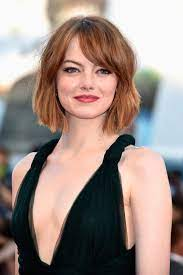
#> input picture 1st/Assignment1 SS/Hybrid/download (1).jpeg, 183 x 275 px, found by its file name
$ jupyter execute --allow-errors A1Test.ipynb
#> lines starting #> are read from the running program, lines starting #| are printed output that depends on the picture
[cell 1]
import cv2
import numpy as np
import matplotlib.pyplot as plt

[cell 2]
# Load your images here
img1 = cv2.imread("/Users/akashpaijwar/Documents/Winter Project/CV101/1st/Assignment1 SS/Hybrid/download (1).jpeg", cv2.IMREAD_GRAYSCALE)
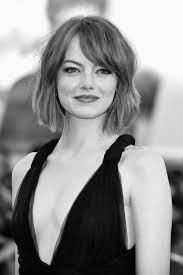
#> img1: shape (275, 183); min 0, max 255, mean 143.1
img2 = cv2.imread("/Users/akashpaijwar/Documents/Winter Project/CV101/1st/Assignment1 SS/Hybrid/download.jpeg", cv2.IMREAD_GRAYSCALE)
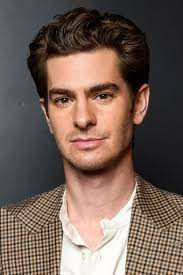
#> input picture 1st/Assignment1 SS/Hybrid/download.jpeg, 183 x 275 px, found by its file name
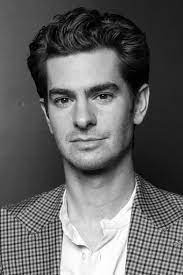
#> img2: shape (275, 183); min 0, max 255, mean 99.8

[cell 3]
# Resize images to [256, 256]
img1 = cv2.resize(img1, (256, 256))
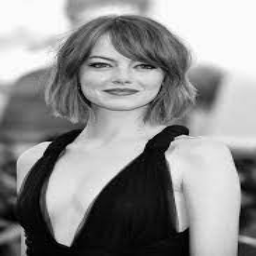
#> img1: shape (256, 256); min 0, max 255, mean 143
img2 = cv2.resize(img2, (256, 256))
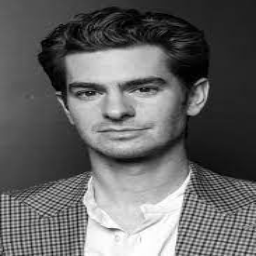
#> img2: shape (256, 256); min 0, max 255, mean 99.7

[cell 4]
# Fourier Transform
f1 = np.fft.fft2(img1)
Fshift1 = np.fft.fftshift(f1)

plt.imshow(np.log1p(np.abs(Fshift1)), cmap='gray')
plt.axis('off')
plt.show()

f2 = np.fft.fft2(img2)
Fshift2 = np.fft.fftshift(f2)

plt.imshow(np.log1p(np.abs(Fshift2)), cmap='gray')
plt.axis('off')
plt.show()
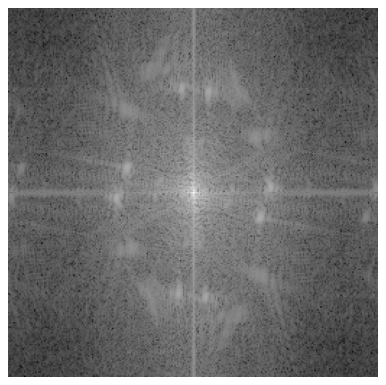
#> figure drawn by matplotlib, 1 panel

[cell 5]
# Rectangular Low pass filter
M, N = img1.shape
#> M = 256; N = 256
H_lowpass = np.zeros((M, N), dtype=np.float32)

# Set the dimensions of the rectangular low-pass filter
rectangular_width = 30
rectangular_height = 30

H_lowpass[
    M // 2 - rectangular_height // 2 : M // 2 + rectangular_height // 2,
    N // 2 - rectangular_width // 2 : N // 2 + rectangular_width // 2
] = 1

plt.imshow(H_lowpass, cmap='gray')
plt.axis('off')
plt.show()
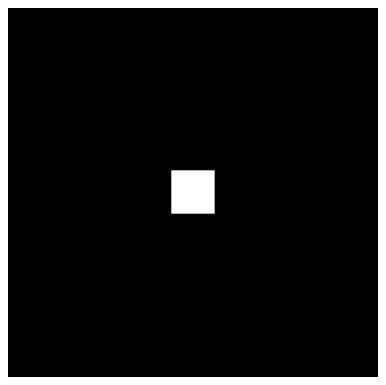
#> figure drawn by matplotlib, 1 panel

[cell 6]
# Apply Rectangular Low Pass Filter
Gshift_lowpass = Fshift1 * H_lowpass
plt.imshow(np.log1p(np.abs(Gshift_lowpass)), cmap='gray')
plt.axis('off')
plt.show()

[cell 7]
H_highpass = 1 - H_lowpass

plt.imshow(H_highpass, cmap='gray')
plt.axis('off')
plt.show()

[cell 8]
Gshift_highpass = Fshift2 * H_highpass
plt.imshow(np.log1p(np.abs(Gshift_highpass)), cmap='gray')
plt.axis('off')
plt.show()
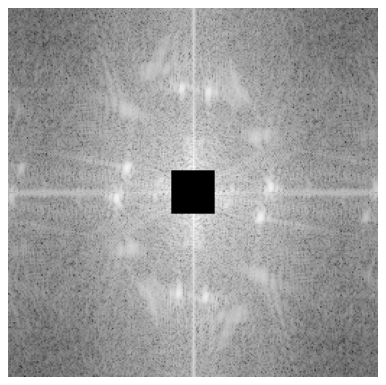
#> figure drawn by matplotlib, 1 panel

[cell 9]
G_lowpass = np.fft.ifftshift(Gshift_lowpass)
g_lowpass = np.abs(np.fft.ifft2(G_lowpass))
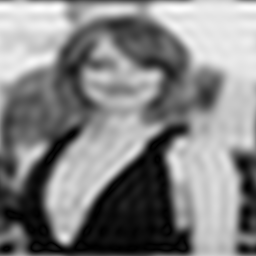
#> g_lowpass: shape (256, 256) float64; min 0.0701, max 277.7, mean 143.4; drawn with min black and max white

plt.imshow(g_lowpass, cmap='gray')
plt.axis('off')
plt.show()

[cell 10]
G_highpass = np.fft.ifftshift(Gshift_highpass)
g_highpass = np.abs(np.fft.ifft2(G_highpass))
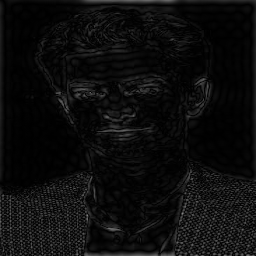
#> g_highpass: shape (256, 256) float64; min 0.0204, max 131, mean 13.1

plt.imshow(g_highpass, cmap='gray')
plt.axis('off')
plt.show()
